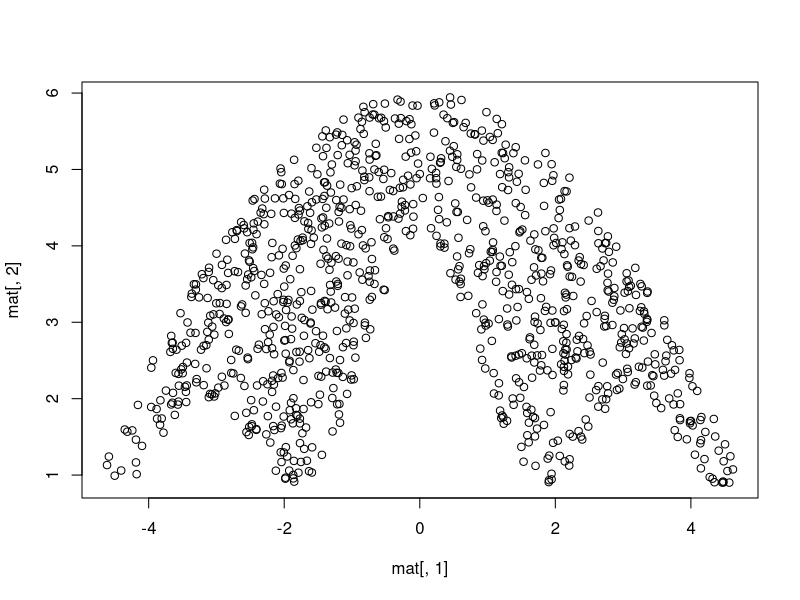

Write the R code that produced this figure.
## ---- chunk 1
knitr::opts_chunk$set(echo = TRUE)
## ---- chunk 2
n <- 1000
mat <-matrix(0, nrow=n, ncol=2)
i <- 1
while(i<=n){
  x<-runif(1, -5, 5)
  y<-runif(1, 0, 6)
  if(y < ((-20*(x^2))/(9*(pi^2))) + 6 & y > cos(x) + cos(2*x) + 2){
      mat[i,1] <- x
      mat[i,2] <- y
      i <- i+1
  }
}
plot(mat[,1], mat[,2],)
